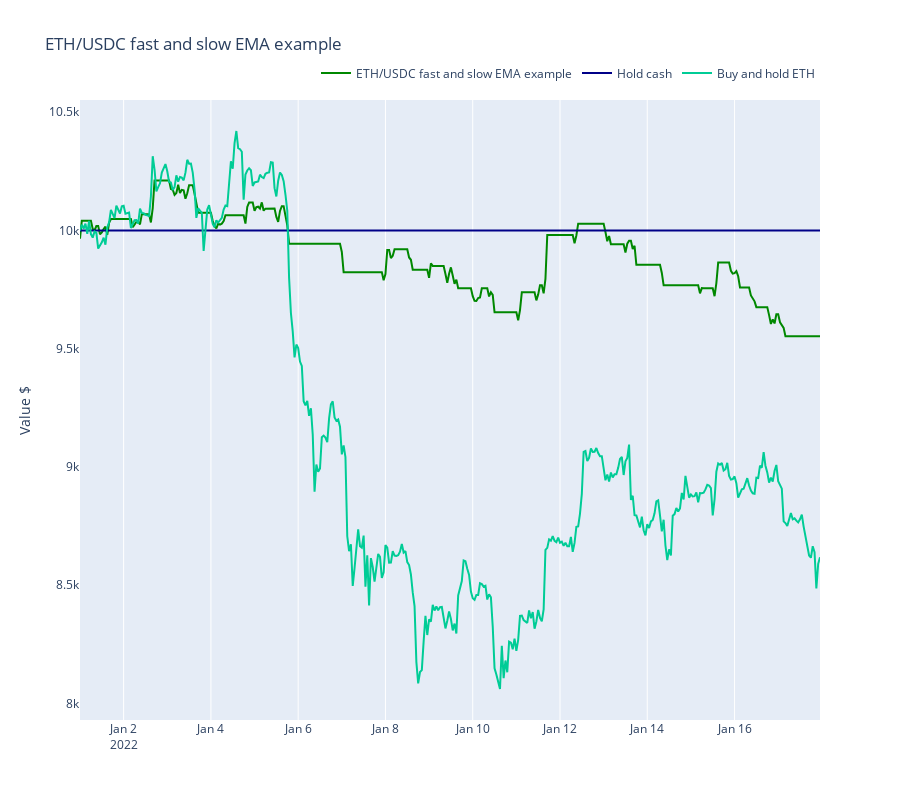

Notebook source saved alongside this figure:
### Markdown cell above
## Benchmarking the strategy performance

Here we benchmark the strategy performance against some baseline scenarios.

- Buy and hold US dollar
- Buy and hold the underlying trading pair base asset

### Code cell
from tradeexecutor.visual.benchmark import visualise_benchmark

traded_pair = universe.universe.pairs.get_single()

fig = visualise_benchmark(
    state.name,
    portfolio_statistics=state.stats.portfolio,
    all_cash=state.portfolio.get_initial_deposit(),
    buy_and_hold_asset_name=traded_pair.base_token_symbol,
    buy_and_hold_price_series=universe.universe.candles.get_single_pair_data()["close"],
    start_at=START_AT,
    end_at=END_AT,
    height=800
)

fig.show()

### Figure 1 — Plotly figure (JSON) as saved in the notebook; plotly's stock layout.template omitted (floating-point values rounded to 4 significant figures; data arrays with more than 128 entries replaced by an {"elided": "..."} marker saying what was removed)
{"data": [{"line": {"color": "#008800"}, "mode": "lines", "name": "ETH/USDC fast and slow EMA example", "type": "scatter", "x": {"elided": "408 str values"}, "y": {"elided": "408 float values"}}, {"line": {"color": "#000088"}, "mode": "lines", "name": "Hold cash", "type": "scatter", "x": ["2022-01-01T00:00:00", "2022-01-17T23:00:00"], "y": [10000, 10000]}, {"mode": "lines", "name": "Buy and hold ETH", "type": "scatter", "x": {"elided": "408 str values"}, "y": {"elided": "408 float values"}}], "layout": {"height": 800, "legend": {"orientation": "h", "x": 1, "xanchor": "right", "y": 1.02, "yanchor": "bottom"}, "title": {"text": "ETH/USDC fast and slow EMA example"}, "xaxis": {"rangeslider": {"visible": false}}, "yaxis": {"showgrid": false, "title": {"text": "Value $"}}}}
